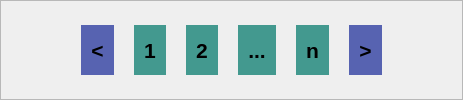
                      <widget class="QWidget" name="tab_9">
                       <attribute name="title">
                        <string>Tab 1</string>
                       </attribute>
                       <layout class="QHBoxLayout" name="horizontalLayout_14">
                        <property name="spacing">
                         <number>0</number>
                        </property>
                        <property name="leftMargin">
                         <number>0</number>
                        </property>
                        <property name="topMargin">
                         <number>0</number>
                        </property>
                        <property name="rightMargin">
                         <number>0</number>
                        </property>
                        <property name="bottomMargin">
                         <number>0</number>
                        </property>
                        <item>
                         <widget class="QFrame" name="frame_14">
                          <property name="frameShape">
                           <enum>QFrame::Shape::StyledPanel</enum>
                          </property>
                          <property name="frameShadow">
                           <enum>QFrame::Shadow::Raised</enum>
                          </property>
                          <layout class="QHBoxLayout" name="horizontalLayout_12">
                           <property name="spacing">
                            <number>20</number>
                           </property>
                           <property name="leftMargin">
                            <number>80</number>
                           </property>
                           <property name="rightMargin">
                            <number>80</number>
                           </property>
                           <item>
                            <widget class="QPushButton" name="pushButton_20">
                             <property name="maximumSize">
                              <size>
                               <width>50</width>
                               <height>50</height>
                              </size>
                             </property>
                             <property name="font">
                              <font>
                               <family>Arial</family>
                               <pointsize>16</pointsize>
                               <bold>true</bold>
                              </font>
                             </property>
                             <property name="styleSheet">
                              <string notr="true">padding:10px;
background-color:rgb(87, 99, 177);
border-radius:25px;</string>
                             </property>
                             <property name="text">
                              <string>&lt;</string>
                             </property>
                            </widget>
                           </item>
                           <item>
                            <widget class="QPushButton" name="pushButton_21">
                             <property name="maximumSize">
                              <size>
                               <width>50</width>
                               <height>50</height>
                              </size>
                             </property>
                             <property name="font">
                              <font>
                               <family>Arial</family>
                               <pointsize>16</pointsize>
                               <bold>true</bold>
                              </font>
                             </property>
                             <property name="styleSheet">
                              <string notr="true">padding:10px;
background-color:rgb(67, 153, 143);
border-radius:25px;</string>
                             </property>
                             <property name="text">
                              <string>1</string>
                             </property>
                            </widget>
                           </item>
                           <item>
                            <widget class="QPushButton" name="pushButton_22">
                             <property name="maximumSize">
                              <size>
                               <width>50</width>
                               <height>50</height>
                              </size>
                             </property>
                             <property name="font">
                              <font>
                               <family>Arial</family>
                               <pointsize>16</pointsize>
                               <bold>true</bold>
                              </font>
                             </property>
                             <property name="styleSheet">
                              <string notr="true">padding:10px;
background-color:rgb(67, 153, 143);
border-radius:25px;</string>
                             </property>
                             <property name="text">
                              <string>2</string>
                             </property>
                            </widget>
                           </item>
                           <item>
                            <widget class="QPushButton" name="pushButton_23">
                             <property name="maximumSize">
                              <size>
                               <width>50</width>
                               <height>50</height>
                              </size>
                             </property>
                             <property name="font">
                              <font>
                               <family>Arial</family>
                               <pointsize>16</pointsize>
                               <bold>true</bold>
                              </font>
                             </property>
                             <property name="styleSheet">
                              <string notr="true">padding:10px;
background-color:rgb(67, 153, 143);
border-radius:25px;</string>
                             </property>
                             <property name="text">
                              <string>...</string>
                             </property>
                            </widget>
                           </item>
                           <item>
                            <widget class="QPushButton" name="pushButton_24">
                             <property name="maximumSize">
                              <size>
                               <width>50</width>
                               <height>50</height>
                              </size>
                             </property>
                             <property name="font">
                              <font>
                               <family>Arial</family>
                               <pointsize>16</pointsize>
                               <bold>true</bold>
                              </font>
                             </property>
                             <property name="styleSheet">
                              <string notr="true">padding:10px;
background-color:rgb(67, 153, 143);
border-radius:25px;</string>
                             </property>
                             <property name="text">
                              <string>n</string>
                             </property>
                            </widget>
                           </item>
                           <item>
                            <widget class="QPushButton" name="pushButton_25">
                             <property name="maximumSize">
                              <size>
                               <width>50</width>
                               <height>50</height>
                              </size>
                             </property>
                             <property name="font">
                              <font>
                               <family>Arial</family>
                               <pointsize>16</pointsize>
                               <bold>true</bold>
                              </font>
                             </property>
                             <property name="styleSheet">
                              <string notr="true">padding:10px;
background-color:rgb(87, 99, 177);
border-radius:25px;</string>
                             </property>
                             <property name="text">
                              <string>&gt;</string>
                             </property>
                            </widget>
                           </item>
                          </layout>
                         </widget>
                        </item>
                       </layout>
                      </widget>
